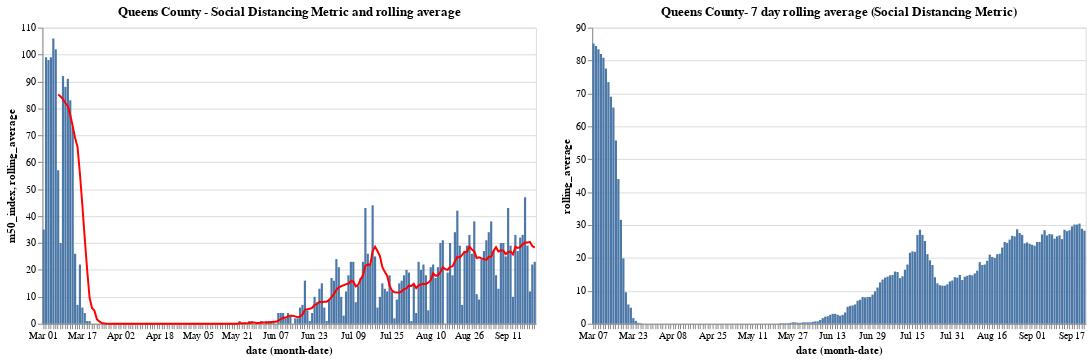

The notebook cell saved with this chart:
### Code cell
bar = base_queens.mark_bar().encode(y="m50_index")

line =  base_queens.mark_line(color='red').encode(
    y='rolling_average'
)

(bar + line).properties(title='Queens County - Social Distancing Metric and rolling average ',width=600)|base_queens.encode(y="rolling_average").properties(title='Queens County- 7 day rolling average (Social Distancing Metric)')

### Figure 1 — Vega-Lite specification as saved in the notebook (floating-point values rounded to 4 significant figures; data arrays with more than 128 entries replaced by an {"elided": "..."} marker saying what was removed)
{"config": {"view": {"continuousWidth": 400, "continuousHeight": 300}}, "hconcat": [{"layer": [{"mark": "bar", "encoding": {"x": {"type": "ordinal", "field": "date", "timeUnit": "monthdate"}, "y": {"type": "quantitative", "field": "m50_index"}}, "width": 500}, {"mark": {"type": "line", "color": "red"}, "encoding": {"x": {"type": "ordinal", "field": "date", "timeUnit": "monthdate"}, "y": {"type": "quantitative", "field": "rolling_average"}}, "width": 500}], "title": "Queens County - Social Distancing Metric and rolling average ", "width": 600}, {"mark": "bar", "encoding": {"x": {"type": "ordinal", "field": "date", "timeUnit": "monthdate"}, "y": {"type": "quantitative", "field": "rolling_average"}}, "title": "Queens County- 7 day rolling average (Social Distancing Metric)", "width": 500}], "data": {"name": "data-318d98d5b2183986344d8aada8fa315c"}, "$schema": "https://vega.github.io/schema/vega-lite/v4.8.1.json", "datasets": {"data-318d98d5b2183986344d8aada8fa315c": {"elided": "204 records"}}}
